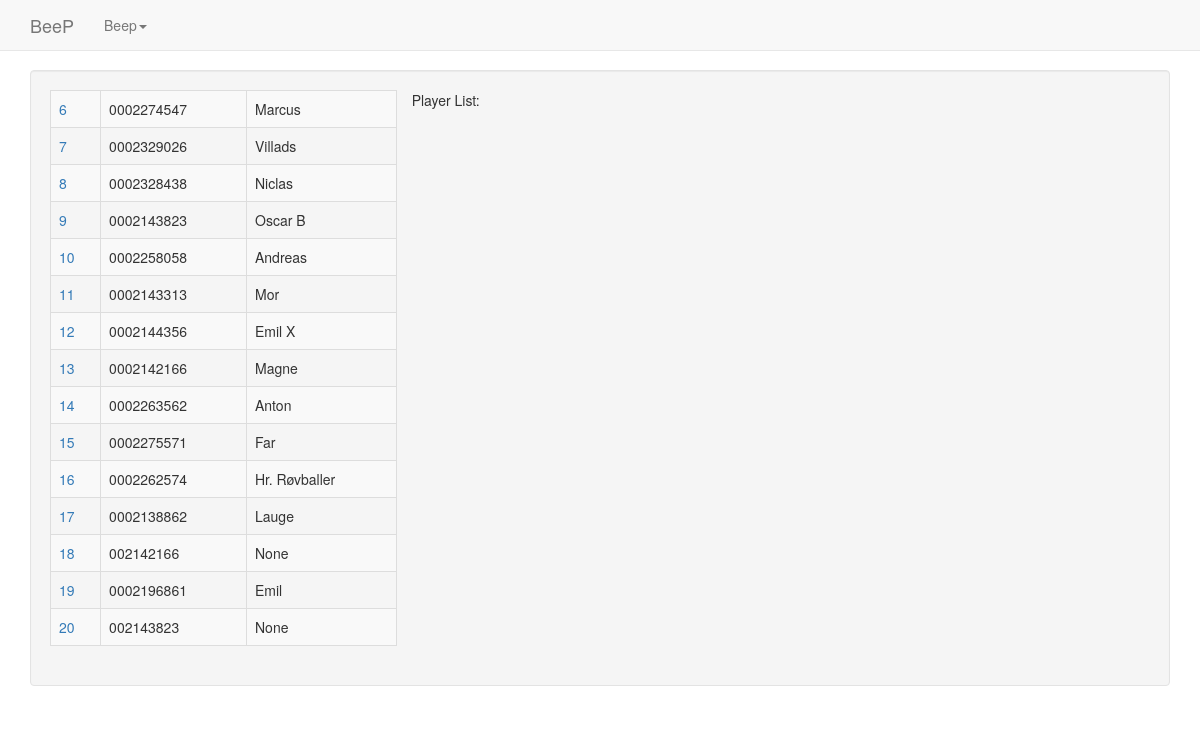
Before: /player/ with the older database file.
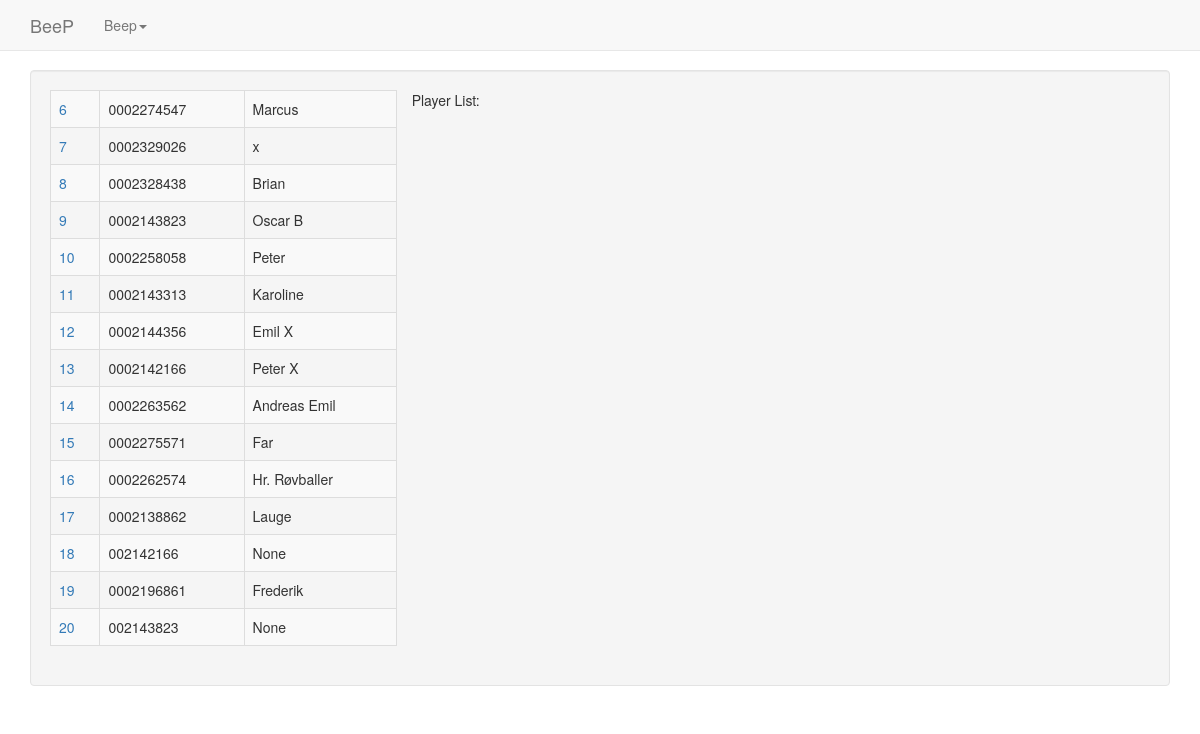
After: the same page with the newer database file.
### game/models.py (models this page shows, shortened)
class Player(models.Model):
    player_id = models.CharField(max_length=16,unique=True)
    name = models.CharField(unique=True,null=True,blank=True,max_length=255)
    time_last_seen = models.DateTimeField(auto_now_add=True, db_index=True)

### game/views.py (the view)
# urls.py: url(r'^player/$', game.views.PlayerList.as_view(), name='player_list'),
class PlayerList(ListView):
    model = Player
    template_name = 'player_list.html'

### game/templates/player_list.html (shortened to what this page needs)
{% extends "base.html" %}
{% load bootstrap3 %}
{% block content %}
<div class="panel-body well">
    <div class="row">
        Player List:
        <div class="col-md-4">
            <table class="table table-bordered table-hover table-striped">
                {% for player in player_list %}
                    <tr>
                        {% url 'player_update' pk=player.pk as player_update_url %}
                        <td><a href="{{ player_update_url }}">{{ player.pk }}</a></td>
                        <td>{{ player.player_id}}</td>
                        <td>{{ player.name}}</td>
                    </tr>
                {% endfor %}
            </table>
        </div>
    </div>
</div>
{% endblock content %}

Changed rows visible on the page:
changed Player id 7: name "Villads" → "x"
changed Player id 8: name "Niclas" → "Brian"
changed Player id 10: name "Andreas" → "Peter"
changed Player id 11: name "Mor" → "Karoline"
changed Player id 13: name "Magne" → "Peter X"
changed Player id 14: name "Anton" → "Andreas Emil"
changed Player id 19: name "Emil" → "Frederik"
